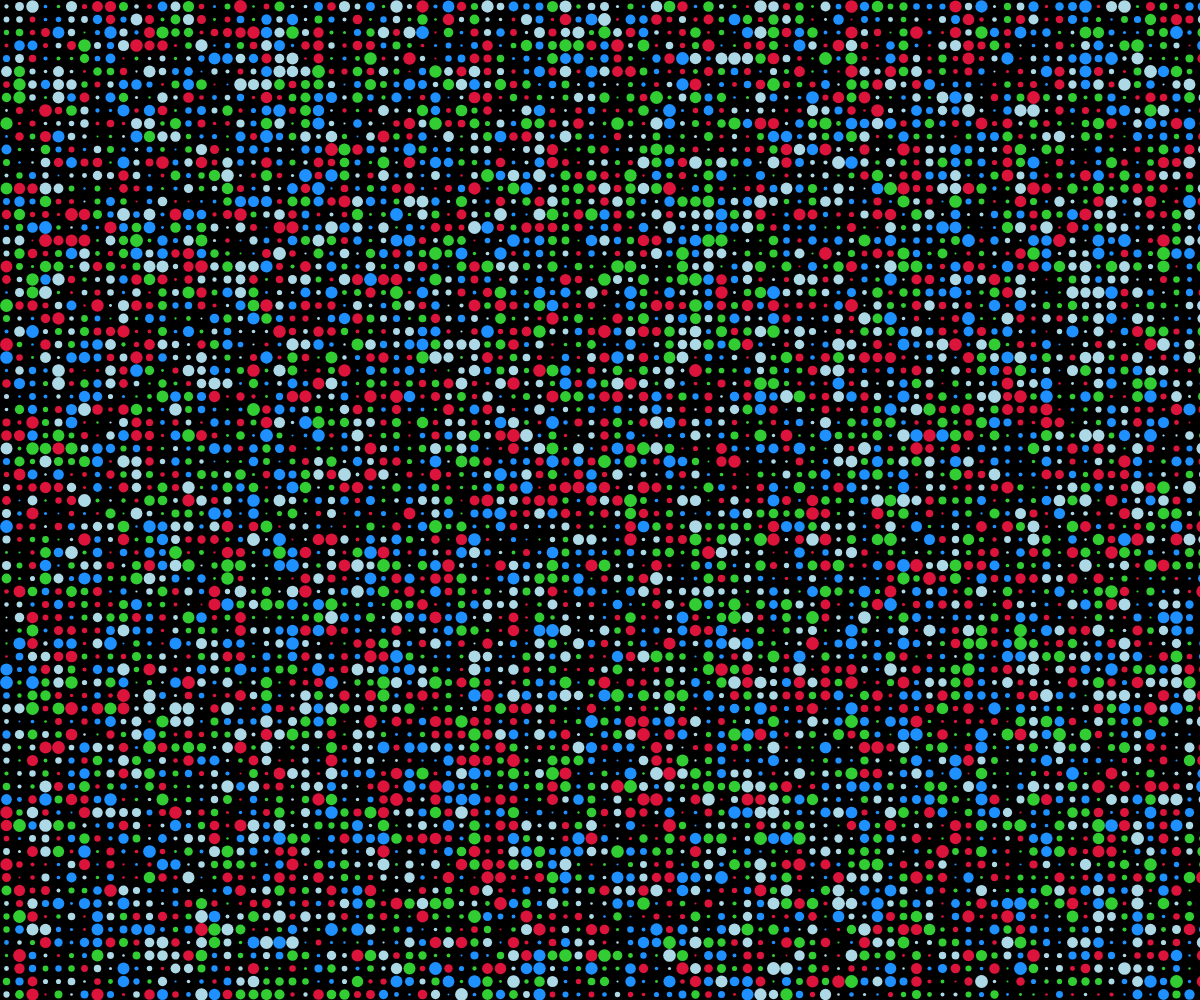
Frame 1 (no input)
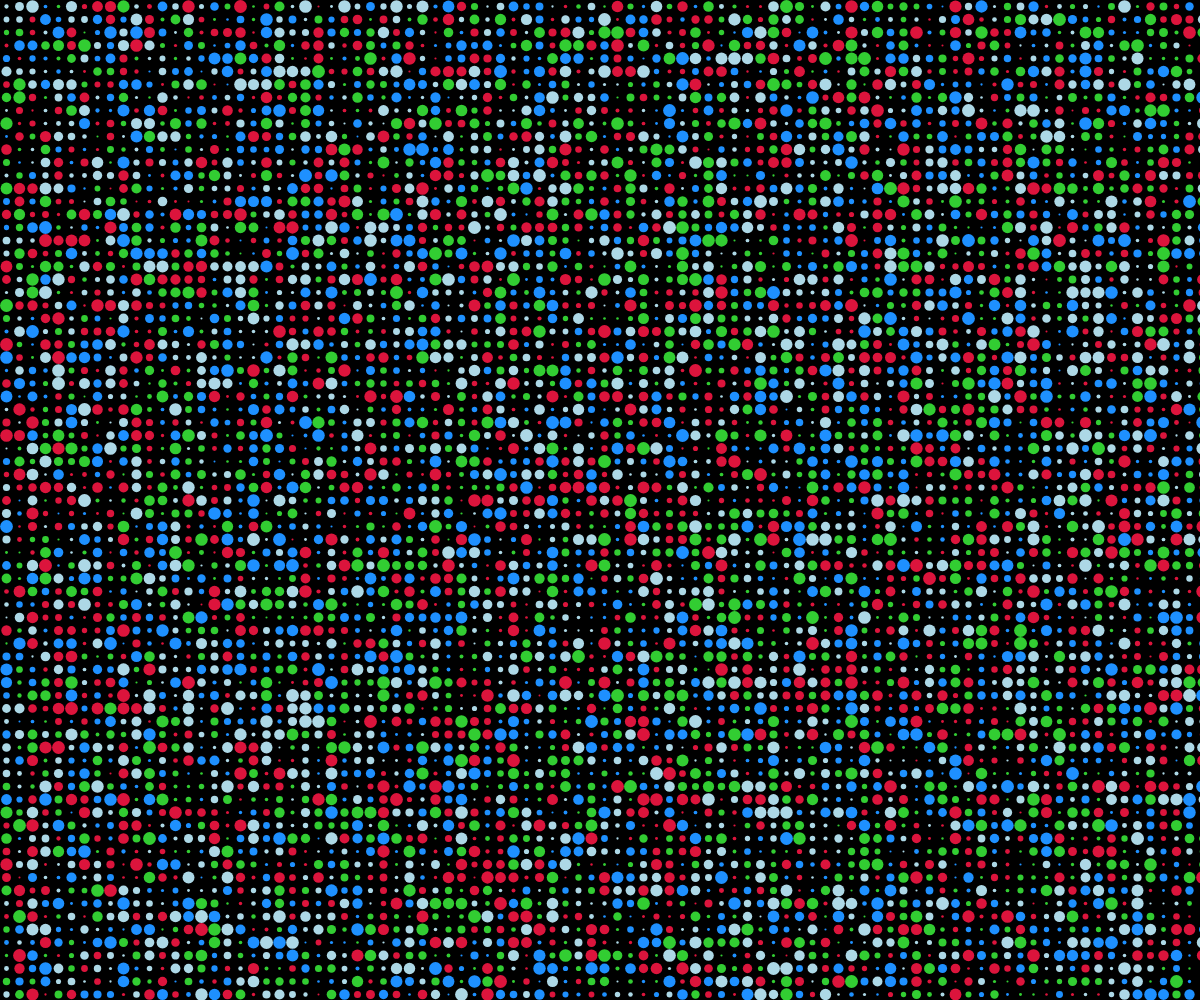
Frame 60 (no input)
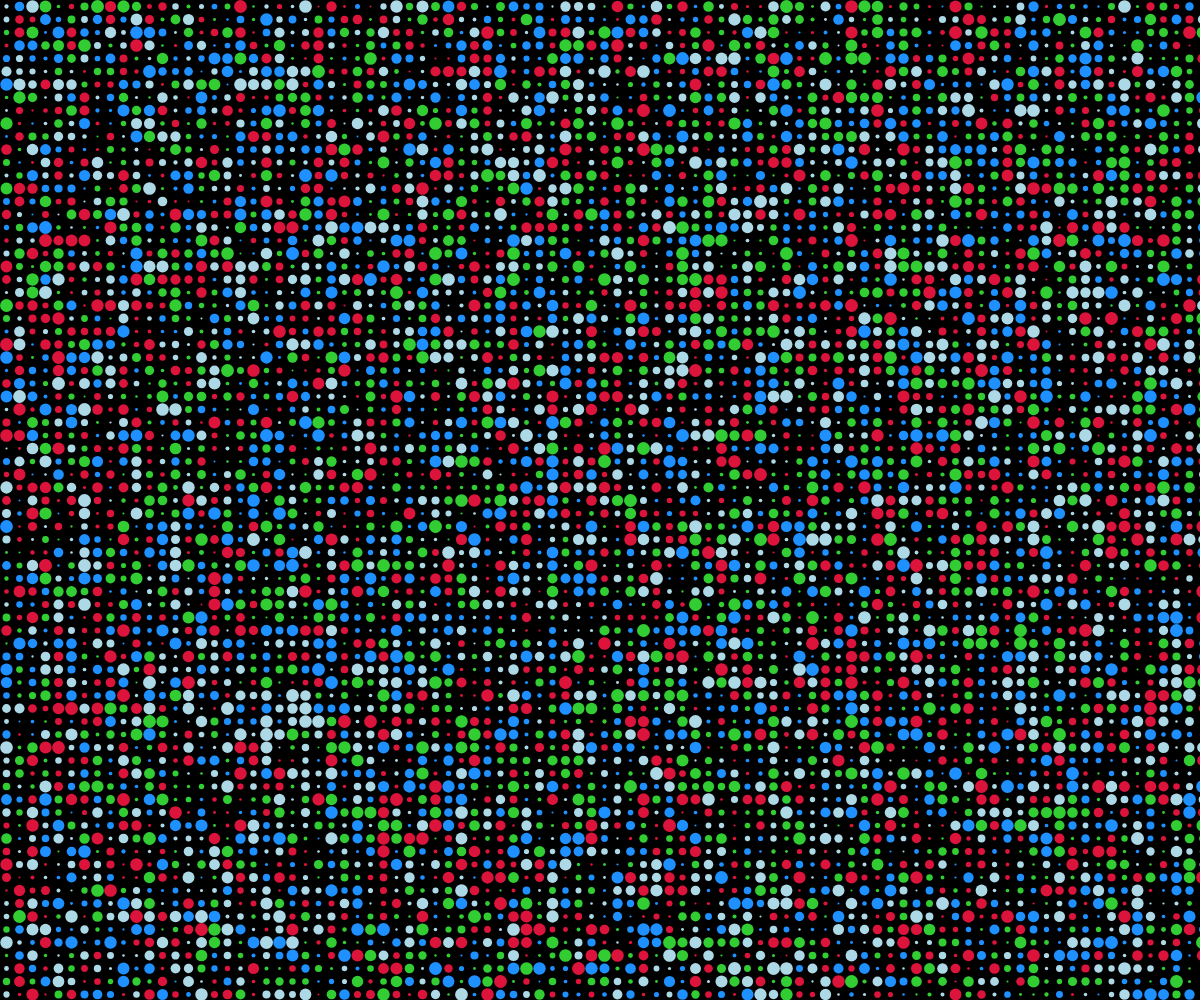
Frame 120 (the mouse pressed at the canvas centre since frame 60)

The p5.js sketch that drew these frames (run headless with seeded random() and noise() and a simulated clock; from frame 60 on, the mouse is pressed at the canvas centre):

// p5.js sketch
// ── sketch.js
const CELL_SIZE = 13
const CHANGES = 30
const COLORS = ['crimson', 'dodgerblue', 'lightblue', 'limegreen']

var grid = []

function setup() {
	createCanvas(windowWidth, windowHeight)
	noStroke()

	for (let i = 0; i < windowWidth / CELL_SIZE; i++) {
		row = []
		for (let j = 0; j < windowHeight / CELL_SIZE; j++) {
			let rand_color = random(COLORS)
			let rand_size = random(2, CELL_SIZE)
			row.push([rand_color, rand_size])
		}
		grid.push(row)
	}
}

function draw() {
	background('black')
	for (let i = 0; i < windowWidth / CELL_SIZE; i++) {
		for (let j = 0; j < windowHeight / CELL_SIZE; j++) {
			fill(grid[i][j][0])
			circle(
				i * CELL_SIZE + CELL_SIZE / 2,
				j * CELL_SIZE + CELL_SIZE / 2,
				grid[i][j][1]
			)
		}
	}
	for (var i = 0; i < CHANGES; i++) {
		let rand_color = random(COLORS)
		let rand_size = random(2, CELL_SIZE)
		grid[int(random(grid.length))][int(random(grid[0].length))] = [
			rand_color,
			rand_size,
		]
	}
}

function windowResized() {
	resizeCanvas(windowWidth, windowHeight)
}

// ── script.js
function changeColor() {
    const welcome = document.getElementById('welcome');
    welcome.style.color = welcome.style.color === 'navy' ? 'red' : 'navy';
}

// ── styles.css
html,
body,
main,
canvas {
	margin: 0;
	padding: 0;
}

main {
	width: 100%;
	height: 100%;
}

canvas {
	display: block;
}
